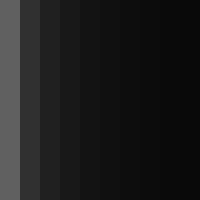
Frame 1 (no input)
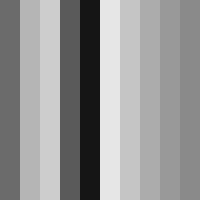
Frame 60 (the mouse pressed at the canvas centre just before this capture)
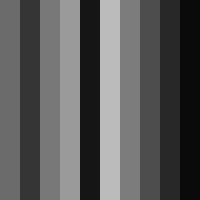
Frame 120 (the mouse held since frame 60 and released just before this capture)

The Processing sketch that drew these frames (run headless with seeded random() and noise(); from frame 60 on, the mouse is pressed at the canvas centre):

// Processing sketch: Milliseconds
// ── Milliseconds.pde
/**
 * Milliseconds.
 * 
 * A millisecond is 1/1000 of a second. 
 * Processing keeps track of the number of milliseconds a program has run. 
 * By modifying this number with the modulo(%) operator, 
 * different patterns in time are created.
 */

float scale;

void setup()
{
  size(200, 200);
  noStroke();
  scale = width/10;
}

void draw()
{ 
  for(int i=0; i<scale; i++) {
    colorMode(RGB, (i+1) * scale * 10);
    fill(millis()%((i+1) * scale * 10) );
    rect(i*scale, 0, scale, height);
  }
}
